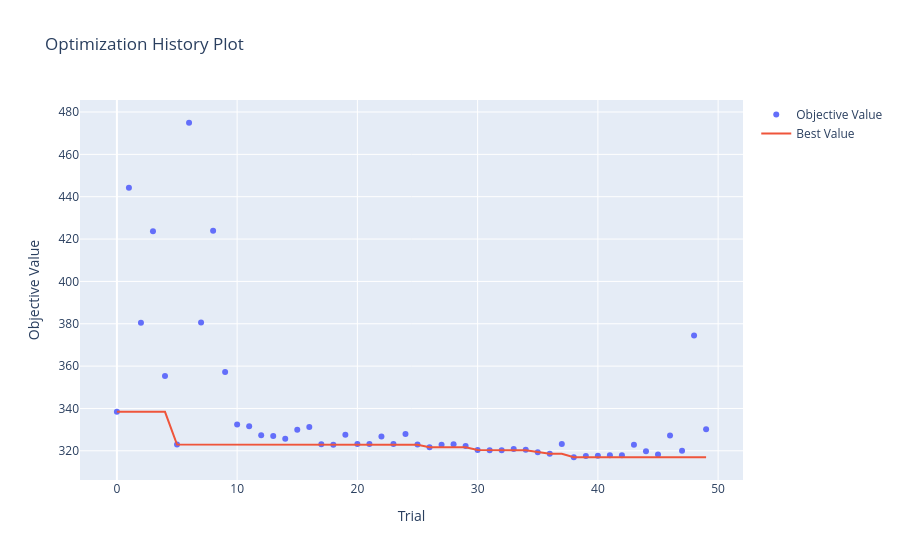
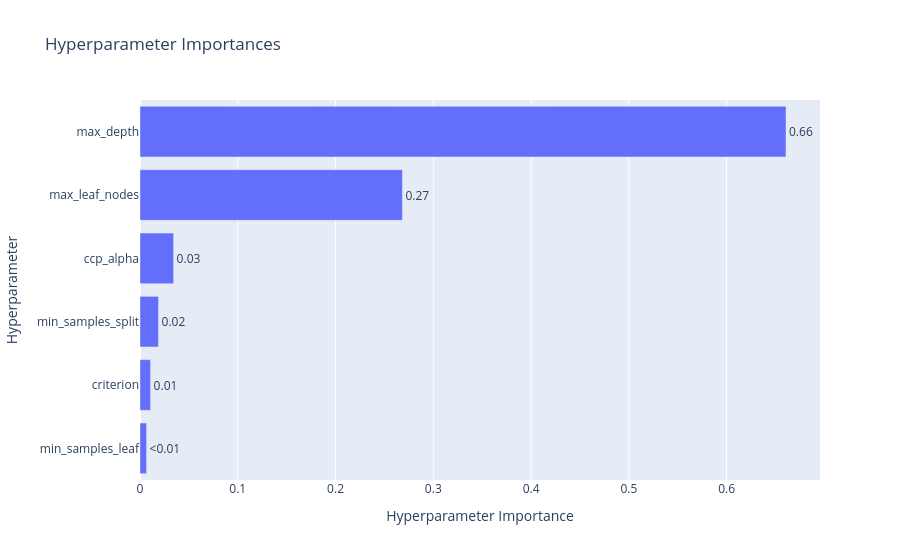

Notebook code cell kept with these figures, in order:
### Code cell
# Визуализация результатов Decision Tree
fig1 = optuna.visualization.plot_optimization_history(study)
fig2 = optuna.visualization.plot_param_importances(study)

display(fig1)
display(fig2)

### Figure 1 — Plotly figure (JSON) as saved in the notebook; plotly's stock layout.template omitted (floating-point values rounded to 4 significant figures)
{"data": [{"mode": "markers", "name": "Objective Value", "x": [0, 1, 2, 3, 4, 5, 6, 7, 8, 9, 10, 11, 12, 13, 14, 15, 16, 17, 18, 19, 20, 21, 22, 23, 24, 25, 26, 27, 28, 29, 30, 31, 32, 33, 34, 35, 36, 37, 38, 39, 40, 41, 42, 43, 44, 45, 46, 47, 48, 49], "y": [338.4, 444.2, 380.4, 423.6, 355.3, 323.0, 474.9, 380.6, 424.0, 357.3, 332.5, 331.6, 327.4, 327.1, 325.7, 330.0, 331.2, 323.1, 322.8, 327.5, 323.2, 323.2, 326.7, 323.2, 327.9, 323.0, 321.7, 322.9, 323.1, 322.3, 320.4, 320.3, 320.2, 320.8, 320.5, 319.3, 318.6, 323.2, 317.0, 317.6, 317.6, 317.9, 317.9, 322.8, 319.8, 318.3, 327.2, 320.1, 374.5, 330.1], "type": "scatter"}, {"mode": "lines", "name": "Best Value", "x": [0, 1, 2, 3, 4, 5, 6, 7, 8, 9, 10, 11, 12, 13, 14, 15, 16, 17, 18, 19, 20, 21, 22, 23, 24, 25, 26, 27, 28, 29, 30, 31, 32, 33, 34, 35, 36, 37, 38, 39, 40, 41, 42, 43, 44, 45, 46, 47, 48, 49], "y": [338.4, 338.4, 338.4, 338.4, 338.4, 323.0, 323.0, 323.0, 323.0, 323.0, 323.0, 323.0, 323.0, 323.0, 323.0, 323.0, 323.0, 323.0, 322.8, 322.8, 322.8, 322.8, 322.8, 322.8, 322.8, 322.8, 321.7, 321.7, 321.7, 321.7, 320.4, 320.3, 320.2, 320.2, 320.2, 319.3, 318.6, 318.6, 317.0, 317.0, 317.0, 317.0, 317.0, 317.0, 317.0, 317.0, 317.0, 317.0, 317.0, 317.0], "type": "scatter"}, {"marker": {"color": "#cccccc"}, "mode": "markers", "name": "Infeasible Trial", "showlegend": false, "x": [], "y": [], "type": "scatter"}], "layout": {"title": {"text": "Optimization History Plot"}, "xaxis": {"title": {"text": "Trial"}}, "yaxis": {"title": {"text": "Objective Value"}}}}

### Figure 2 — Plotly figure (JSON) as saved in the notebook; plotly's stock layout.template omitted (floating-point values rounded to 4 significant figures)
{"data": [{"cliponaxis": false, "hovertemplate": ["min_samples_leaf (IntDistribution): 0.00671653097585622<extra></extra>", "criterion (CategoricalDistribution): 0.010817920942336927<extra></extra>", "min_samples_split (IntDistribution): 0.01896552008937174<extra></extra>", "ccp_alpha (FloatDistribution): 0.034374194255180075<extra></extra>", "max_leaf_nodes (IntDistribution): 0.2684015274355633<extra></extra>", "max_depth (IntDistribution): 0.6607243063016917<extra></extra>"], "name": "Objective Value", "orientation": "h", "text": ["<0.01", "0.01", "0.02", "0.03", "0.27", "0.66"], "textposition": "outside", "x": [0.006717, 0.01082, 0.01897, 0.03437, 0.2684, 0.6607], "y": ["min_samples_leaf", "criterion", "min_samples_split", "ccp_alpha", "max_leaf_nodes", "max_depth"], "type": "bar"}], "layout": {"title": {"text": "Hyperparameter Importances"}, "xaxis": {"title": {"text": "Hyperparameter Importance"}}, "yaxis": {"title": {"text": "Hyperparameter"}}}}
